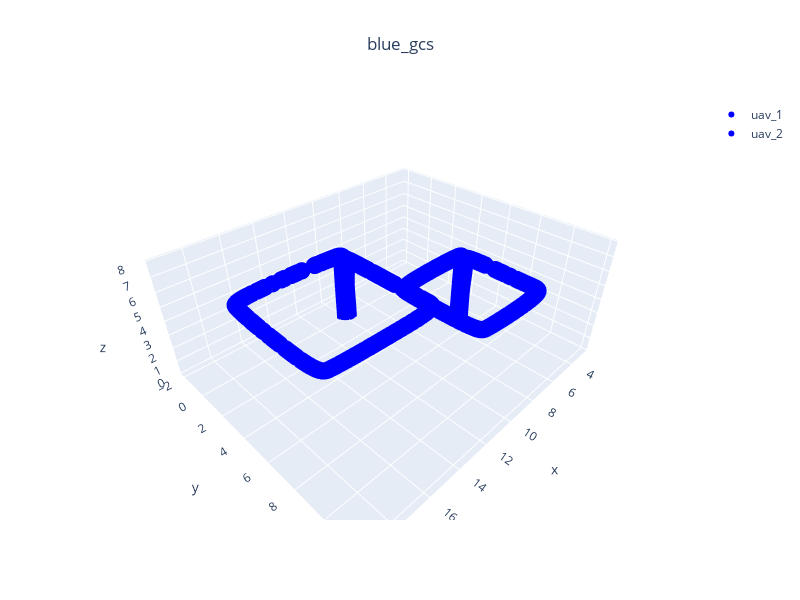

The notebook cell saved with this chart:
### Code cell
plot_3d_interactive(
    blue_paths, title="blue_gcs", expand=[0.2, 0.2, 0.6], ground=-0.05
)

### Figure 1 — Plotly figure (JSON) as saved in the notebook; plotly's stock layout.template omitted (floating-point values rounded to 4 significant figures; data arrays with more than 128 entries replaced by an {"elided": "..."} marker saying what was removed)
{"data": [{"marker": {"color": "blue", "size": 6}, "mode": "markers", "name": "uav_1", "type": "scatter3d", "x": {"elided": "5556 float values"}, "y": {"elided": "5556 float values"}, "z": {"elided": "5556 float values"}}, {"marker": {"color": "blue", "size": 6}, "mode": "markers", "name": "uav_2", "type": "scatter3d", "x": {"elided": "5501 float values"}, "y": {"elided": "5501 float values"}, "z": {"elided": "5501 float values"}}], "layout": {"height": 600, "scene": {"xaxis": {"range": [2.273, 19.8], "title": {"text": "x"}}, "yaxis": {"range": [-2.382, 12.34], "title": {"text": "y"}}, "zaxis": {"range": [-0.05, 8.073], "title": {"text": "z"}}}, "showlegend": true, "title": {"text": "blue_gcs", "x": 0.5, "xanchor": "center"}, "width": 800}}
